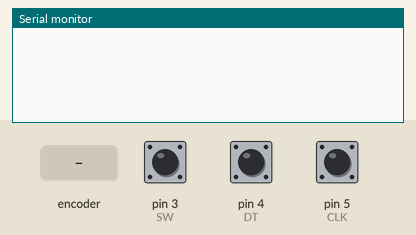
Recording of a sketch running on a simulated Arduino Uno, built with avr-gcc and run on an emulated ATmega328P. On the bench: the last lines printed to the serial monitor. The inputs (shaded band) are chosen by the test bench; at power-on: pin 3 (SW) HIGH, pin 4 (DT) HIGH, pin 5 (CLK) HIGH.

Above: at 1.2 s.
1.3 s: rotary encoder on pin 5 (CLK) / pin 4 (DT) turned 1 step (first pin leading)
At 2.0 s:
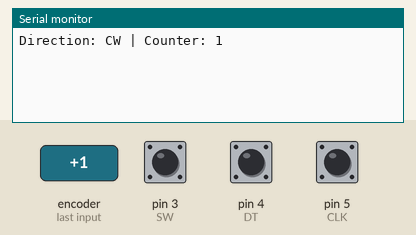
3.0 s: pin 3 (SW) pulled LOW for 0.15 s
At 3.9 s:
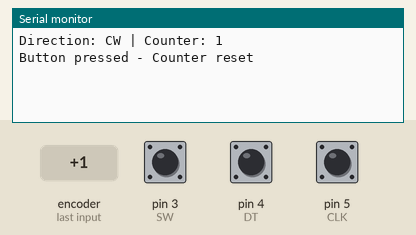
4.6 s: rotary encoder on pin 5 (CLK) / pin 4 (DT) turned 2 steps (second pin leading)
At 5.6 s:
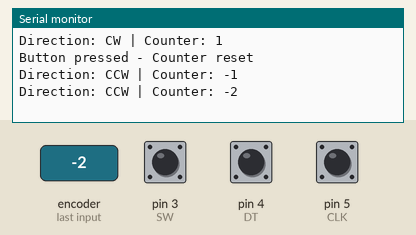

The sketch:

HW_040_360_rotataryModule.ino
```cpp
// Rotary Encoder Module Example (HW-040)
// Wiring: CLK = D5, DT = D4, SW = D3
// VCC to 5V, GND to GND

#define CLK 5  // Pin for CLK
#define DT 4   // Pin for DT
#define SW 3   // Pin for Button (SW)

int counter = 0;
int currentStateCLK;
int lastStateCLK;
String currentDir = "";
unsigned long lastButtonPress = 0;

void setup() {
  // Set encoder pins as inputs
  pinMode(CLK, INPUT);
  pinMode(DT, INPUT);
  pinMode(SW, INPUT_PULLUP);

  // Setup Serial Monitor
  Serial.begin(9600);

  // Read the initial state of CLK
  lastStateCLK = digitalRead(CLK);
}

void loop() {
  // Read the current state of CLK
  currentStateCLK = digitalRead(CLK);

  // If the state of CLK has changed, a pulse occurred
  if (currentStateCLK != lastStateCLK && currentStateCLK == 1) {
    // If DT state is different from CLK, rotation is CW
    if (digitalRead(DT) != currentStateCLK) {
      counter++;
      currentDir = "CW";
    } else {
      // Otherwise rotation is CCW
      counter--;
      currentDir = "CCW";
    }
    Serial.print("Direction: ");
    Serial.print(currentDir);
    Serial.print(" | Counter: ");
    Serial.println(counter);
  }

  // Remember the last CLK state
  lastStateCLK = currentStateCLK;

  // Read the button state
  if (digitalRead(SW) == LOW) {
    // Simple debounce
    if (millis() - lastButtonPress > 50) {
      Serial.println("Button pressed - Counter reset");
      counter = 0; // Reset counter if needed
    }
    lastButtonPress = millis();
  }
}
```

Measured:
- after the input at 1.3 s, the serial monitor: prints a new line after 0.05 s (image 1)
- after the input at 3.0 s, the serial monitor: prints a new line at once (image 2)
- after the input at 4.6 s, the serial monitor: prints a new line after 0.08 s (image 3)
